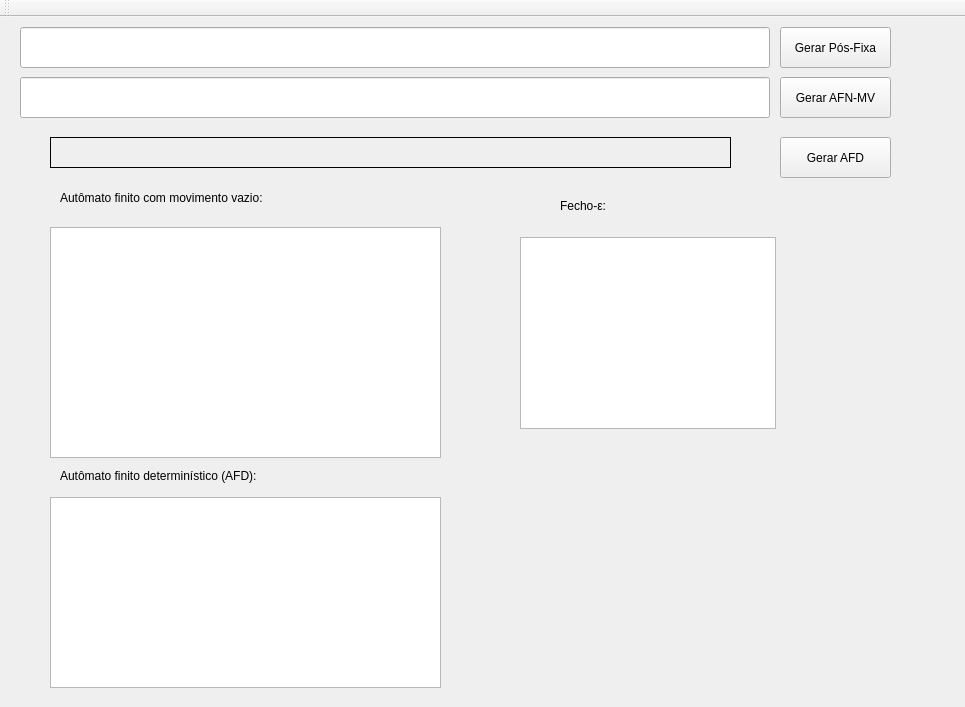
<?xml version="1.0" encoding="UTF-8"?>
<ui version="4.0">
 <class>MainWindow</class>
 <widget class="QMainWindow" name="MainWindow">
  <property name="geometry">
   <rect>
    <x>0</x>
    <y>0</y>
    <width>965</width>
    <height>707</height>
   </rect>
  </property>
  <property name="windowTitle">
   <string>MainWindow</string>
  </property>
  <widget class="QWidget" name="centralWidget">
   <widget class="QLineEdit" name="entrada">
    <property name="geometry">
     <rect>
      <x>20</x>
      <y>10</y>
      <width>750</width>
      <height>41</height>
     </rect>
    </property>
   </widget>
   <widget class="QLineEdit" name="saida">
    <property name="geometry">
     <rect>
      <x>20</x>
      <y>60</y>
      <width>750</width>
      <height>41</height>
     </rect>
    </property>
   </widget>
   <widget class="QLabel" name="mensagem">
    <property name="geometry">
     <rect>
      <x>50</x>
      <y>120</y>
      <width>681</width>
      <height>31</height>
     </rect>
    </property>
    <property name="frameShape">
     <enum>QFrame::Box</enum>
    </property>
    <property name="text">
     <string/>
    </property>
   </widget>
   <widget class="QTableWidget" name="tableWidget">
    <property name="geometry">
     <rect>
      <x>50</x>
      <y>210</y>
      <width>391</width>
      <height>231</height>
     </rect>
    </property>
   </widget>
   <widget class="QPushButton" name="gerarPosFixa">
    <property name="geometry">
     <rect>
      <x>780</x>
      <y>10</y>
      <width>111</width>
      <height>41</height>
     </rect>
    </property>
    <property name="text">
     <string>Gerar Pós-Fixa</string>
    </property>
   </widget>
   <widget class="QPushButton" name="gerarAFN">
    <property name="geometry">
     <rect>
      <x>780</x>
      <y>60</y>
      <width>111</width>
      <height>41</height>
     </rect>
    </property>
    <property name="text">
     <string>Gerar AFN-MV</string>
    </property>
   </widget>
   <widget class="QPushButton" name="gerarAFD">
    <property name="geometry">
     <rect>
      <x>780</x>
      <y>120</y>
      <width>111</width>
      <height>41</height>
     </rect>
    </property>
    <property name="text">
     <string>Gerar AFD</string>
    </property>
   </widget>
   <widget class="QTableWidget" name="tableWidget_2">
    <property name="geometry">
     <rect>
      <x>50</x>
      <y>480</y>
      <width>391</width>
      <height>191</height>
     </rect>
    </property>
   </widget>
   <widget class="QLabel" name="label">
    <property name="enabled">
     <bool>true</bool>
    </property>
    <property name="geometry">
     <rect>
      <x>60</x>
      <y>170</y>
      <width>311</width>
      <height>21</height>
     </rect>
    </property>
    <property name="text">
     <string>Autômato finito com movimento vazio:</string>
    </property>
   </widget>
   <widget class="QLabel" name="label_2">
    <property name="geometry">
     <rect>
      <x>60</x>
      <y>450</y>
      <width>291</width>
      <height>17</height>
     </rect>
    </property>
    <property name="text">
     <string>Autômato finito determinístico (AFD):</string>
    </property>
   </widget>
   <widget class="QLabel" name="label_3">
    <property name="geometry">
     <rect>
      <x>560</x>
      <y>180</y>
      <width>67</width>
      <height>17</height>
     </rect>
    </property>
    <property name="text">
     <string>Fecho-ε:</string>
    </property>
   </widget>
   <widget class="QTableWidget" name="tableWidget_3">
    <property name="geometry">
     <rect>
      <x>520</x>
      <y>220</y>
      <width>256</width>
      <height>192</height>
     </rect>
    </property>
   </widget>
  </widget>
  <widget class="QMenuBar" name="menuBar">
   <property name="geometry">
    <rect>
     <x>0</x>
     <y>0</y>
     <width>965</width>
     <height>22</height>
    </rect>
   </property>
  </widget>
  <widget class="QToolBar" name="mainToolBar">
   <attribute name="toolBarArea">
    <enum>TopToolBarArea</enum>
   </attribute>
   <attribute name="toolBarBreak">
    <bool>false</bool>
   </attribute>
  </widget>
 </widget>
 <layoutdefault spacing="6" margin="11"/>
 <resources/>
 <connections/>
</ui>
